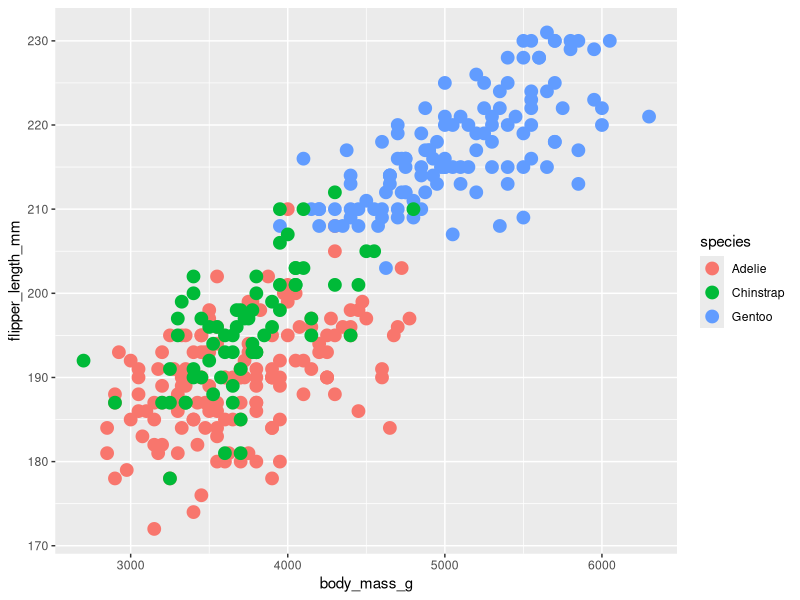

Write R code to recreate this figure.
## ---- chunk 1
knitr::opts_chunk$set(echo = TRUE)
library(tidyverse)
#no quotes in tidyverse, calling for package
#to install, install.packages in the console("packagename") in quotes. Just typed in console install.packages("palmerpenguins), so now I can call for it
library(palmerpenguins)
## ---- chunk 2
#first 6 lines
head(penguins)
#last 6 lines
tail(penguins)
## ---- chunk 3
ggplot(data = penguins, aes(x = body_mass_g, y = flipper_length_mm)) + geom_point(aes(color = species), size = 4)
#this tells us that the color is dependent on the species
